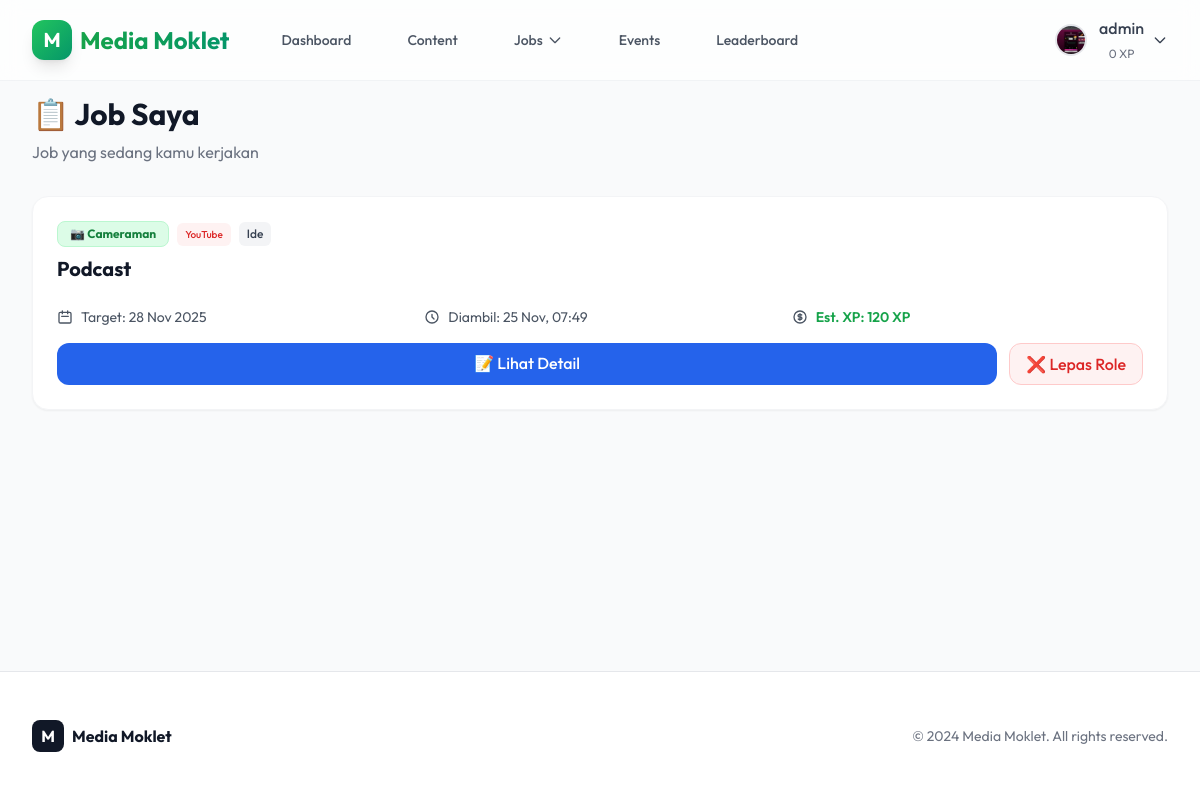
The app's page /cms/jobs/my/ (signed in), older data.
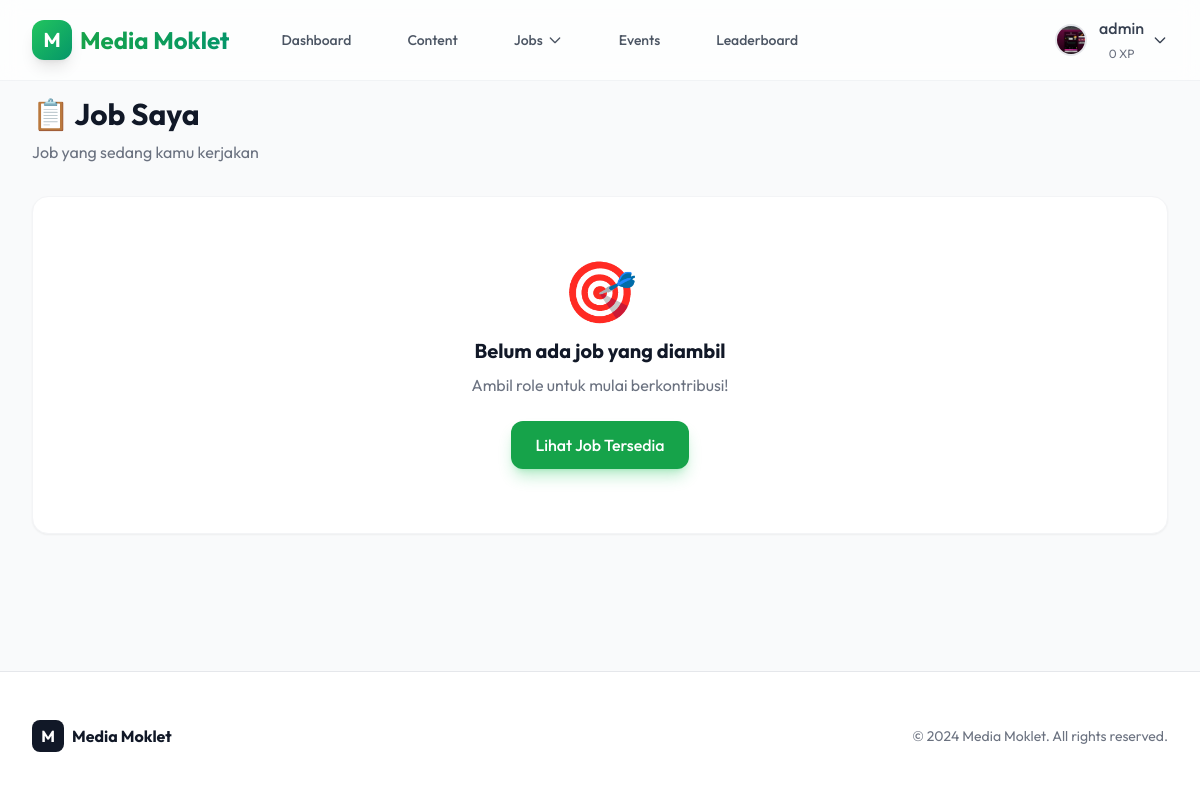
The same page, newer data.
### cms/models.py (models this page shows, shortened)
class JobRoleAssignment(models.Model):
    job_role = models.ForeignKey(JobRole, on_delete=models.CASCADE, related_name='assignments')
    user = models.ForeignKey(settings.AUTH_USER_MODEL, on_delete=models.CASCADE, related_name='job_assignments')
    assigned_at = models.DateTimeField(auto_now_add=True)
    class Meta:
        verbose_name = "Job Role Assignment"
        verbose_name_plural = "Job Role Assignments"
        unique_together = ['job_role', 'user']  # User can only take one slot per role

class JobRole(models.Model):
    content = models.ForeignKey(ContentItem, on_delete=models.CASCADE, related_name='job_roles')
    role_type = models.CharField(max_length=50, choices=RoleType.choices, verbose_name="Jenis Role")
    slots_needed = models.PositiveIntegerField(default=1, verbose_name="Jumlah Orang Dibutuhkan")
    description = models.TextField(blank=True, verbose_name="Deskripsi Role", help_text="Optional: Jelaskan detail role ini")
    class Meta:
        verbose_name = "Job Role"
        verbose_name_plural = "Job Roles"
        unique_together = ['content', 'role_type']  # One role type per content

class ContentItem(models.Model):
    title = models.CharField(max_length=200, verbose_name="Judul")
    content_type = models.CharField(max_length=50, choices=Type.choices, verbose_name="Jenis Konten")
    platform = models.CharField(max_length=50, choices=Platform.choices, verbose_name="Platform")
    status = models.CharField(max_length=50, choices=Status.choices, default=Status.IDEA, verbose_name="Status")
    created_at = models.DateTimeField(auto_now_add=True)
    updated_at = models.DateTimeField(auto_now=True)
    target_date = models.DateField(null=True, blank=True, verbose_name="Target Tanggal")
    author = models.ForeignKey(
        settings.AUTH_USER_MODEL,
        on_delete=models.SET_NULL,
        null=True,
        blank=True,
        related_name='authored_content',
        verbose_name="Penulis"
    )
    editor = models.ForeignKey(
        settings.AUTH_USER_MODEL,
        on_delete=models.SET_NULL,
        null=True,
        blank=True,
        related_name='edited_content',
        verbose_name="Editor"
    )
    designer = models.ForeignKey(
        settings.AUTH_USER_MODEL,
        on_delete=models.SET_NULL,
        null=True,
        blank=True,
        related_name='designed_content',
        verbose_name="Desainer"
    )
    description = models.TextField(blank=True, null=True, verbose_name="Deskripsi")
    draft_link = models.URLField(blank=True, null=True, verbose_name="Link Draft")
    final_link = models.URLField(blank=True, null=True, verbose_name="Link Final")
    documentation_link = models.URLField(blank=True, null=True, verbose_name="Link Dokumentasi")
    is_claimable = models.BooleanField(default=False, verbose_name="Bisa Diambil?", help_text="Centang jika konten bisa diambil oleh member")
    claimed_by = models.ForeignKey(
        settings.AUTH_USER_MODEL,
        on_delete=models.SET_NULL,
        null=True,
        blank=True,
        related_name='claimed_jobs',
        verbose_name="Diambil Oleh"
    )
    claimed_at = models.DateTimeField(null=True, blank=True, verbose_name="Waktu Diambil")
    class Meta:
        verbose_name = "Content Item"
        verbose_name_plural = "Content Items"
        ordering = ['-created_at']

### cms/views.py (the view)
# urls.py: path('jobs/my/', views.my_jobs, name='my_jobs'),
@login_required
def my_jobs(request):
    role_assignments = JobRoleAssignment.objects.filter(
        user=request.user
    ).select_related('job_role__content').order_by('-assigned_at')
    context = {
        'assignments': role_assignments,
    }
    return render(request, 'cms/my_jobs.html', context)

### cms/templates/cms/my_jobs.html (shortened to what the changed rows need)
{% extends 'core/base.html' %}
{% block content %}
<div class="max-w-6xl mx-auto">
    <div class="mb-8 animate-fade-in-up">
        <h1 class="text-3xl font-bold text-gray-900 mb-2">📋 Job Saya</h1>
    </div>
    {% if assignments %}
    <div class="grid grid-cols-1 gap-6">
        {% for assignment in assignments %}
        <div
            class="bg-white rounded-2xl shadow-sm border border-gray-100 p-6 hover:shadow-lg transition-shadow animate-fade-in-up">
            <div class="flex justify-between items-start mb-4">
                <div class="flex-1">
                    <div class="flex items-center gap-2 mb-2">
                        <span
                            class="px-3 py-1 bg-green-100 text-green-700 border border-green-200 rounded-lg text-xs font-bold">
                            {{ assignment.job_role.get_role_type_display }}
                        </span>
                        <span class="text-[10px] font-medium px-2 py-1 rounded-md
                            {% if assignment.job_role.content.platform == 'INSTAGRAM' %}bg-pink-50 text-pink-600
                            {% elif assignment.job_role.content.platform == 'YOUTUBE' %}bg-red-50 text-red-600
                            {% elif assignment.job_role.content.platform == 'TIKTOK' %}bg-gray-100 text-gray-800
                            {% else %}bg-gray-50 text-gray-600{% endif %}">
                            {{ assignment.job_role.content.get_platform_display }}
                        </span>
                        <span class="px-2 py-1 rounded-md text-xs font-medium
                            {% if assignment.job_role.content.status == 'IDEA' %}bg-gray-100 text-gray-700
                            {% elif assignment.job_role.content.status == 'IN_PROGRESS' %}bg-blue-100 text-blue-700
                            {% elif assignment.job_role.content.status == 'REVIEW' %}bg-amber-100 text-amber-700
                            {% elif assignment.job_role.content.status == 'FINAL' %}bg-purple-100 text-purple-700
                            {% elif assignment.job_role.content.status == 'UPLOADED' %}bg-green-100 text-green-700
                            {% endif %}">
                            {{ assignment.job_role.content.get_status_display }}
                        </span>
                    </div>
                    <h3 class="text-xl font-bold text-gray-900 mb-2">{{ assignment.job_role.content.title }}</h3>
                </div>
            </div>
            <div class="grid grid-cols-1 md:grid-cols-3 gap-4 mb-4 text-sm">
                {% if assignment.job_role.content.target_date %}
                <div class="flex items-center gap-2 text-gray-600">
                    <svg class="w-4 h-4" fill="none" stroke="currentColor" viewBox="0 0 24 24">
                        <path stroke-linecap="round" stroke-linejoin="round" stroke-width="2"
                            d="M8 7V3m8 4V3m-9 8h10M5 21h14a2 2 0 002-2V7a2 2 0 00-2-2H5a2 2 0 00-2 2v12a2 2 0 002 2z">
                        </path>
                    </svg>
                    <span>Target: {{ assignment.job_role.content.target_date|date:"d M Y" }}</span>
                </div>
                {% endif %}
                <div class="flex items-center gap-2 text-gray-600">
                    <svg class="w-4 h-4" fill="none" stroke="currentColor" viewBox="0 0 24 24">
                        <path stroke-linecap="round" stroke-linejoin="round" stroke-width="2"
                            d="M12 8v4l3 3m6-3a9 9 0 11-18 0 9 9 0 0118 0z"></path>
                    </svg>
                    <span>Diambil: {{ assignment.assigned_at|date:"d M, H:i" }}</span>
                </div>
                <div class="flex items-center gap-2 text-gray-600">
                    <span class="font-semibold text-green-600">Est. XP:
                        {% if assignment.job_role.role_type == 'CAMERAMAN' %}120
                        {% elif assignment.job_role.role_type == 'VIDEO_EDITOR' %}150
                        {% elif assignment.job_role.role_type == 'CONTENT_WRITER' %}100
                        {% elif assignment.job_role.role_type == 'THUMBNAIL_DESIGNER' %}90
                        {% elif assignment.job_role.role_type == 'CAPTION_WRITER' %}80
                        {% elif assignment.job_role.role_type == 'TALENT' %}100
                        {% endif %} XP
                    </span>
                </div>
            </div>
            <div class="flex gap-3">
                <a href="{% url 'content_detail' assignment.job_role.content.id %}"
                    class="flex-1 text-center px-4 py-2 bg-blue-600 text-white rounded-xl font-medium hover:bg-blue-700 transition-colors">
                    📝 Lihat Detail
                </a>
                {% if assignment.job_role.content.status != 'UPLOADED' %}
                <a href="{% url 'unclaim_role' assignment.id %}"
                    onclick="return confirm('Yakin ingin melepas role ini?')"
                    class="px-4 py-2 bg-red-50 text-red-600 border border-red-200 rounded-xl font-medium hover:bg-red-100 transition-colors">
                    ❌ Lepas Role
                </a>
                {% endif %}
            </div>
        </div>
        {% endfor %}
    </div>
    {% else %}
    <div class="text-center py-16 bg-white rounded-2xl shadow-sm border border-gray-100">
        <div class="text-6xl mb-4">🎯</div>
        <h3 class="text-xl font-bold text-gray-900 mb-2">Belum ada job yang diambil</h3>
        <p class="text-gray-500 mb-6">Ambil role untuk mulai berkontribusi!</p>
        <a href="{% url 'available_jobs' %}"
            class="inline-block px-6 py-3 bg-green-600 text-white rounded-xl font-medium hover:bg-green-700 shadow-lg shadow-green-500/30 transition-all hover:-translate-y-0.5">
            Lihat Job Tersedia
        </a>
    </div>
    {% endif %}
</div>
{% endblock %}

Row changes from the older to the newer data that the page shows:
removed JobRoleAssignment: job_role.role_type "📷 Cameraman", job_role.content.platform "YouTube", job_role.content.status "Ide", job_role.content "Podcast", job_role.content.target_date "28 Nov 2025", assigned_at "25 Nov, 07:49", shows "120", shows "❌ Lepas Role"
Text that changed along with them:
text now shown: "🎯 Belum ada job yang diambil Ambil role untuk mulai berkontribusi! Lihat Job Tersedia"
